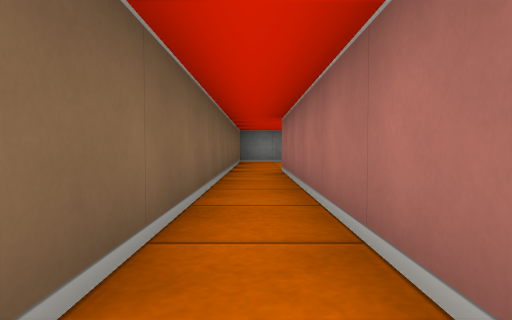
[1] (above)

13 first-person views from a walk through a cub3D maze. The camera is about half as high as the walls, tilts 2° down and sees 75° across. The floor is counted in squares. Each view is taken from the middle of a square. On the plan, view 1 faces up. The plan holds only what a view shows up to about 9 squares ahead; the rest is blank.

[2]
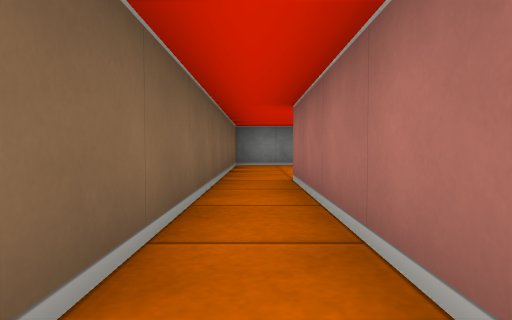

[3]
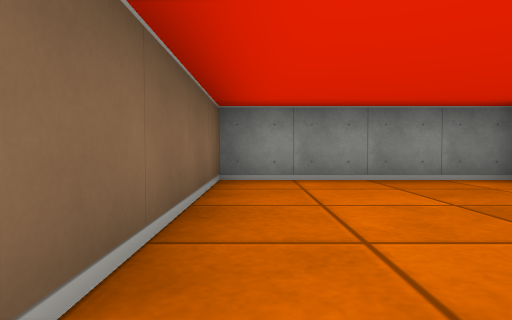

[4]
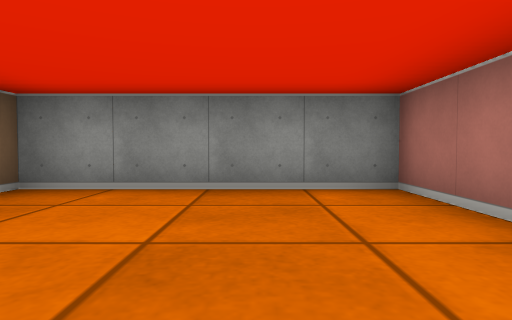

[5]
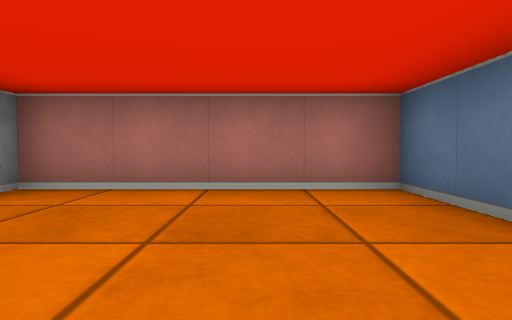

[6]
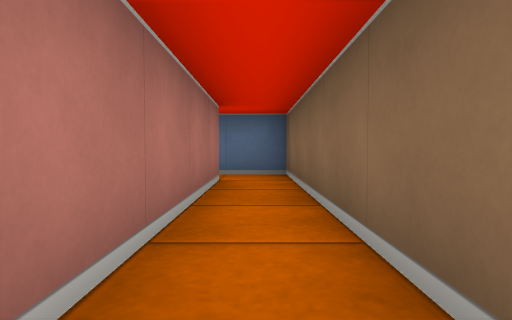

[7]
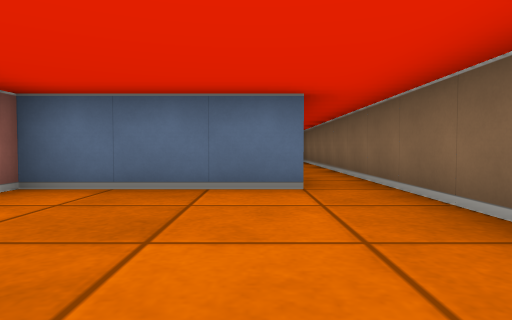

[8]
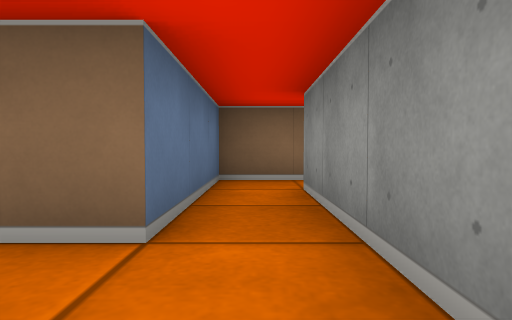

[9]
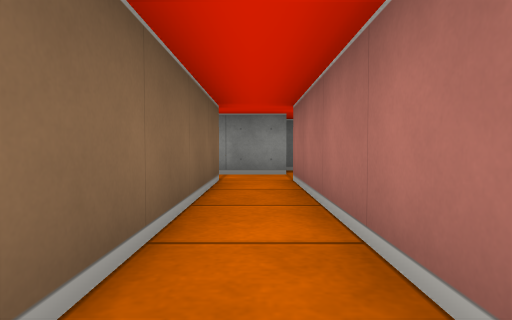

[10]
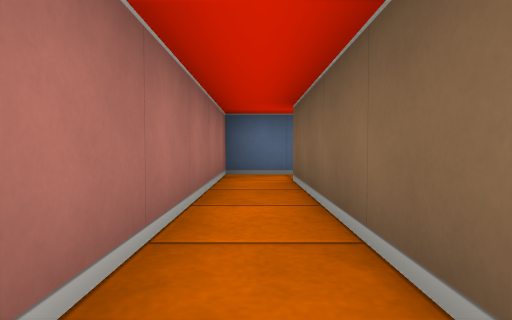

[11]
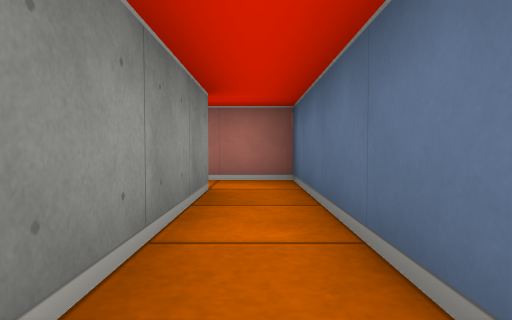

[12]
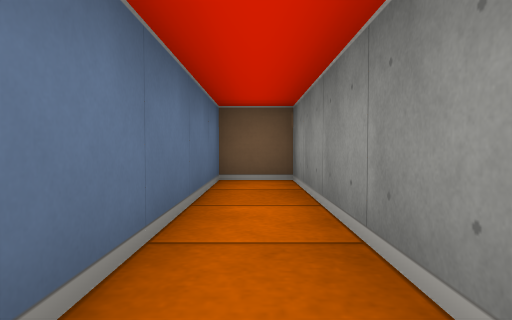

[13]
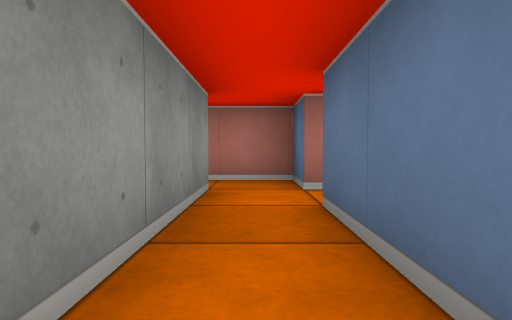

### Floor plan
Points are (right, up) in squares from view 1. A wall is a line through its corners. A room is listed if a view was taken in it or the views show most of it. See-through windows are left out.
Room 1 (views 1, 2, 3, 4, 5, 6, 7, 13)
walls: (0.5, 0.5) (0.5, 6.5) (3.5, 6.5) (3.5, 10.5) (-0.5, 10.5) (-0.5, -0.5) (0.5, -0.5)
ways out: opening at (1.5, 0) to room 2
Room 2 (views 8, 9, 10)
walls: (3.6, 0.5) (0.5, 0.5); (0.5, -0.5) (2.5, -0.5) (2.5, -5.5); (3.5, -5.5) (3.5, -0.5) (4.5, -0.5) (4.5, 0.8)
ways out: opening at (1.5, 0) to room 1; opening at (3, -5) to room 3
Room 3 (views 11, 12)
walls: (2.5, -5.5) (-1.5, -5.5) (-1.5, -6.5) (3.5, -6.5) (3.5, -5.5)
ways out: opening at (3, -5) to room 2

Where each view was taken, in squares from view 1:
view 1: 0 up, 0 right, facing up
view 2: 2 up, 0 right, facing up
view 3: 6 up, 0 right, facing up
view 4: 7 up, 2 right, facing up
view 5: 8 up, 0 right, facing right
view 6: 5 up, 0 right, facing down
view 7: 10 up, 1 right, facing down
view 8: 0 up, 4 right, facing left
view 9: 5 down, 3 right, facing up
view 10: 1 down, 3 right, facing down
view 11: 6 down, 1 left, facing right
view 12: 6 down, 3 right, facing left
view 13: 0 up, 0 right, facing right
